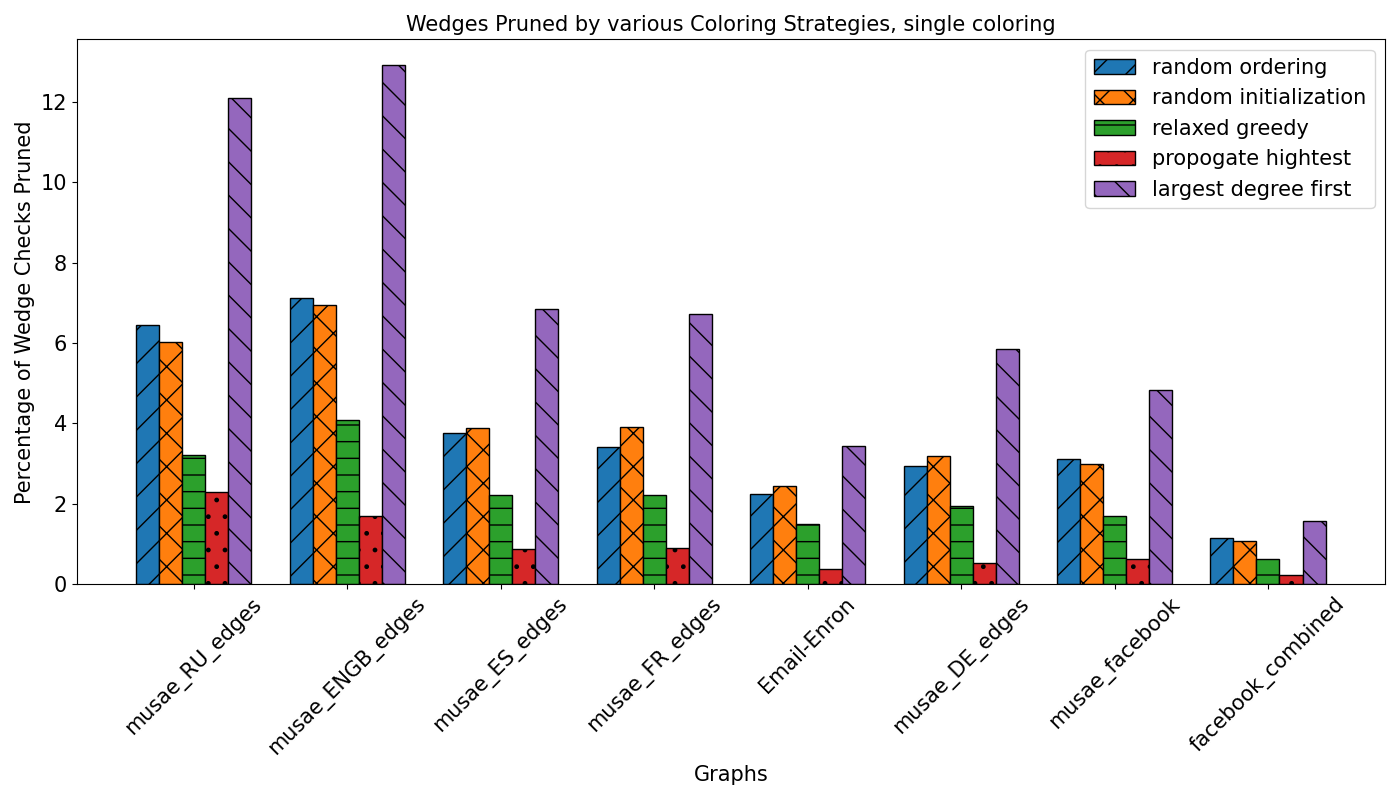

Generate this figure with Python:
import networkx as nx
from DODGr import *
from graph_coloring import *
import numpy as np

def main():
    filenames = [("musae_RU_edges.csv", ","),
                 ("musae_ENGB_edges.csv", ","),
                 ("musae_ES_edges.csv", ","),
                 ("musae_FR_edges.csv", ","),
                 ("Email-Enron.txt", "\t"),
                 ("musae_DE_edges.csv", ","),
                 ("musae_facebook.csv", ","),
                 ("facebook_combined.txt", " ")]
    clique_size = 3
    num_of_colorings = 1
    dir_name = "graphs/"
    pruning_stats = []
    for filename in filenames:
        graph_name = filename[0].split(".")[0]
        print("-" * 80)
        G = nx.read_edgelist(dir_name + filename[0], delimiter=filename[1], nodetype=int)
        print(f"Pruning test for {graph_name} graph") 
        print(f"Nodes: {G.number_of_nodes()}")
        print(f"Edges: {G.number_of_edges()}")
        DODGr = get_DODGr(G)
        max_degree_G = max([v[1] for v in G.degree()])
        max_degree_DODGr = max([v[1] for v in DODGr.out_degree()])
        print(f"Largest degree in original graph: {max_degree_G}")
        print(f"Largest degree in DODGr: {max_degree_DODGr}")
        k = 3
        print(f"Clique size k = {k}") 
        graph_pruning_stats = []
        for strat in range(5):
            colorings = get_multiple_colorings(G, num_of_colorings, strat, get_DODGr_out_degree_order(DODGr), 5)
            prune_by_color, total_combos = colors_pruning_test(DODGr, k, colorings, num_of_colorings)
            percent_pruned = 100 * (prune_by_color[1] / total_combos)
            graph_pruning_stats.append(percent_pruned)
            print(f"Strategy {strat}, Perecent of wedge checks pruned {(prune_by_color[1]/total_combos) * 100}")
        pruning_stats.append(graph_pruning_stats)

    num_graphs = len(pruning_stats)
    num_coloring_strategies = len(pruning_stats[0])
    x = np.arange(num_graphs)

    bar_width = 0.15
    plt.figure(figsize=(14, 8))

    hatches = ['/', 'x', '-', '.', '\\', '|', '*', '.', 'O', 'o']

    for i in range(num_coloring_strategies):
        plt.bar(x + i * bar_width,
                [stats[i] for stats in pruning_stats], 
                width=bar_width, 
                hatch=hatches[i % len(hatches)], 
                edgecolor='black',
                label=get_strategy_name(i))

    plt.xlabel('Graphs', fontsize=15)
    plt.ylabel('Percentage of Wedge Checks Pruned', fontsize=15)
    plt.title('Wedges Pruned by various Coloring Strategies, single coloring', fontsize=15)
    plt.xticks(x + bar_width * (num_coloring_strategies / 2 - 0.5), [file[0].split(".")[0] for file in filenames], rotation=45, fontsize=15)
    plt.yticks(fontsize=15)
    plt.legend(fontsize=15)

    # Show the plot
    plt.tight_layout()
    plt.savefig('single_coloring_test.png') 



if __name__ == "__main__":
    main()
